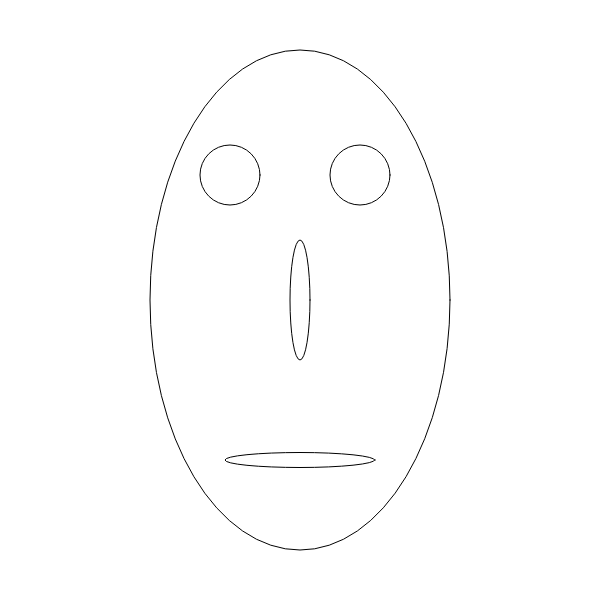
Frame 1 (no input)
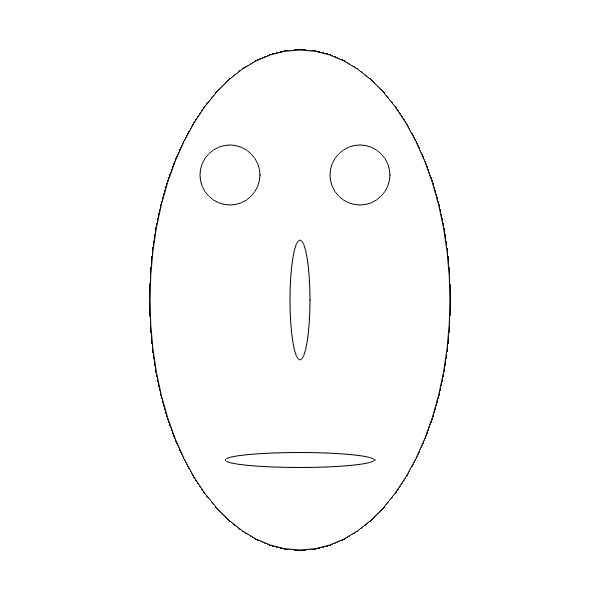
Frame 60 (no input)
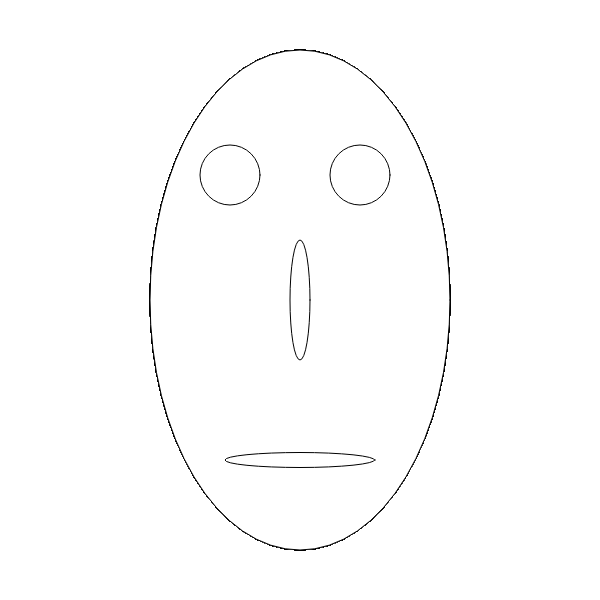
Frame 120 (the mouse pressed at the canvas centre since frame 60)

The p5.js sketch that drew these frames (run headless with seeded random() and noise() and a simulated clock; from frame 60 on, the mouse is pressed at the canvas centre):

// p5.js sketch
// ── sketch.js
function setup() {
  createCanvas(600,600);

}

function draw(){
  ellipse(300, 300, 300, 500);
  ellipse(230, 175, 60, 60);
  ellipse(360, 175, 60, 60);
  ellipse(300, 300, 20, 120);
  ellipse(300, 460, 150, 15);
}
